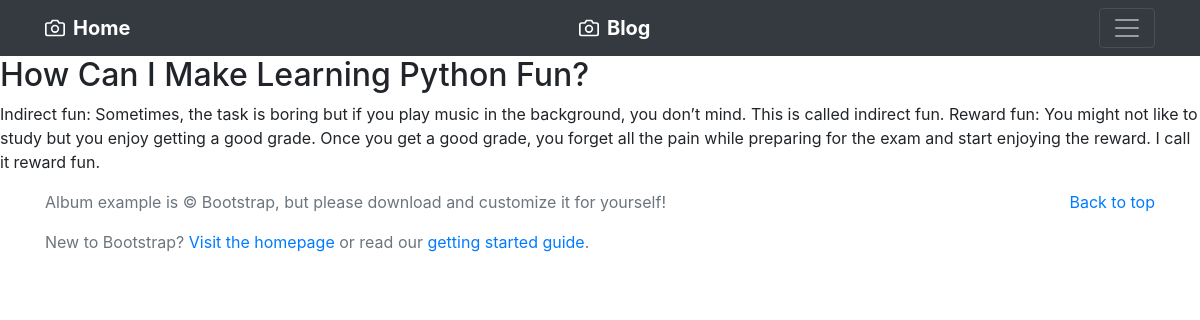
The app's page /blog/4 with its own data.
### blog/models.py (models this page shows, shortened)
class Blog(models.Model):
    title = models.CharField(max_length=200)
    description = models.TextField()
    date = models.DateField()

### blog/views.py (the view)
# urls.py: path('<int:blog_id>', views.blog_detail, name="blog_detail"),
def blog_detail(request, blog_id):
    blog = get_object_or_404(Blog, pk=blog_id)
    return render(request, 'blog/blog_detail.html',{'blog':blog})

### blog/templates/blog/blog_detail.html
{% extends "base.html" %}
{% block content %}
<h2>{{blog.title}} </h2>
<p> {{blog.description}}</p>
{% endblock %}

### records on screen
Blog: title "How Can I Make Learning Python Fun?", description "Indirect fun: Sometimes, the task is boring but if you play music in the background, you don’t mind. This is called indirect fun. Reward fun: You might not like to study but you enjoy getting a good grade. Once you get a good grade, you forget all the pain while preparing for the exam and start enjoying the reward. I call it reward fun."
